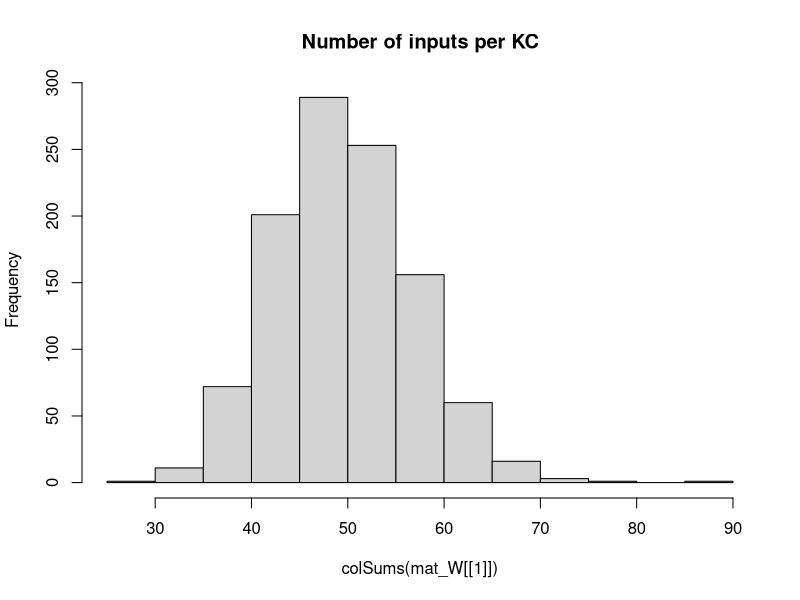

Recreate this plot in R. (Note: this script raises an error after producing the figure.)
## Development Code for Willsaw NN image recognition of zfish larva
## KL 2021
## I will implement a MB random kernel NN as in my Ant Navigation paper 
## This Files Trains the weights of  2 Layer Net : Random Expansion Feature Layer (Random Kernel Trick) -> Perceptron Output neuron 
## The connections in L1 Random Sparse Net are data independent, while L2 wights are trained via +ve larva head template samples to filter patterns that look like larva
## The input images are labeled as Fish and non fish according to the folder they are placed.
# Output is saved as pgm images which are then loaded by tracker software so as to implemend the simple classifier net implemended here 

library("pixmap")
library("yaml")

## TODO GIGURE OUT INIT That Works

## Initialiaze the random Weight vector of an L1 (KC) neuron  
init_random_W <- function(m, p){
  # Draw random Number N of Sampled Inputs From Binomial
  #n <- rbinom(1,length(m),p)
  ## Set N random synapses as inputs to KC
  #idx <- sample(1:length(m),n)
  m <- rnorm(NROW(m),0,sd=0.5) #runif(NROW(m))/(10*NROW(m)) ##Weak Synapses
  ## Likely Stronger Subset
  #m[idx] <- 1#/length(m) #runif(n)/(10*length(m)) #1/NROW(m)
  #print(length(m))
  return (m)
}


## Initialiaze the random Weight vector of an L1 (KC) neuron  
init_sparse_W <- function(m,p){
  # Draw random Number N of Sampled Inputs From Binomial
  n <- rbinom(1,length(m),p)
  ## Set N random synapses as inputs to KC
  idx <- sample(1:length(m),n)
  #m <- runif(NROW(m))/(1000000*NROW(m)) ##Weak Synapses
  ## Likely Stronger Subset
  m[idx] <- 1#/length(m) #runif(n)/(10*length(m)) #1/NROW(m)
  #print(length(m))
  return (m)
}


## Sigmoid//logistic Transfer Function
N_transfer <- function(activation)
{
  return (1/(1+exp(-activation)))
}


## Derivative Sigmoid/logistic Transfer Function
N_transfer_D <- function(activation)
{
  return (N_transfer(activation)*(1-N_transfer(activation)) )
}

## Neural Actvation for a layer with Weitgh Matrix W and Input matrix of col vectors -
#  vector of Biases B - This is to a matrix to operate overall all input activations over Inputs in order 
N_activation <- function(X,W,B)
{
  ## If more Than Half input units (based on Avg inputs) is active - then activate KC
  
  #  if ( sum(X) > KC_THRES )
  #    return (1)
  # else
  mat_B <- matrix(B,ncol=ncol(X),nrow=length(B) )
  ## Bias is just another W attached to a fixed Input 1
  return (W%*%X + mat_B)
}

## Copies A Smaller Matrix To the Middle of a larger one - (Pasting Image on larger canvas)
matrix_paste <- function(src,target)
{
  x_offset <- round((ncol(target)- ncol(src))/2 )
  y_offset <- round((nrow(target)- nrow(src))/2 )
  target[ (1+y_offset):(y_offset+nrow(src)),(1+x_offset):(x_offset+ncol(src))] <-src
  return(target)
}


sparse_binarize <- function(X,INPUT_SPARSENESS)
{
  ## Binarize Input Image / Set Sparsensess ##
  pxsparse = 1.0
  thres_bin = mean(X)
  max_iter = 100
  
  while (pxsparse > INPUT_SPARSENESS & max_iter > 0)
  {
    X_bin <-  as.numeric(X > thres_bin)
    pxsparse <- sum(as.numeric(X_bin[X_bin > 0]))/length(X_bin)
    thres_bin = thres_bin + 0.01;
    max_iter = max_iter + 1
  }
  
  
  ##message("Input Sparseness:",pxsparse)
  
  return(X_bin)
}




makeInputMatrix <- function(img_list,inmat_W)
{
  
  ## TRAIN /TEST ##
  img_list <- img_list[,1]
 
  
  
  ## Matrix Of  image Input Vectors  
  mat_X = matrix(0,nrow=ncol(inmat_W[[1]]),ncol=length(img_list) )
  fileidx <- 0
  for (in_img in img_list)
  {
    fileidx= fileidx + 1
    
    imgT <- read.pnm(as.character(in_img) )
    mat_img <- getChannels(imgT)
    X <- as.vector(mat_img)
    ### Add Fixed input 1 - To operate As Adjustable Bias for each input   
    ##X[length(X)] <- 1 # c(as.vector(mat_img),1)
    
    ##message(in_img," Input Dim:", dim(mat_img)[1],"x",dim(mat_img)[2],"=",dim(mat_img)[2]*dim(mat_img)[1])
    
    if (length(X) > n_top_px)
    {
      warning("input sample too big - skipping")
      next
    }
    
    ## If Loaded image is Smaller than INput - Then Resize (paste into) larger Matrix to fit
    if (length(X) < n_top_px)
    {
      ##message("input sample Smaller than Canvas - pasting")
      mat_t <- matrix(0,nrow=img_dim[1],ncol=img_dim[2])
      mat_img <- matrix_paste(mat_img,mat_t)
      ##message("Converted  Dim:", dim(mat_img)[1],"x",dim(mat_img)[2],"=",dim(mat_img)[2]*dim(mat_img)[1])
    }
    
    ##mypic = new("pixmapGrey", size=dim(mat_img),grey = mat_img);plot(mypic)
    ## Convert to Col Vector
    X <- sparse_binarize(as.vector(mat_img),INPUT_SPARSENESS)
    
    
    dim(X) <- c(length(X),1) ## Make into Col Vector
    
    if (length(X) > n_top_px)
    {
      warning(in_img,"Image Too large. Skipping")
      next
    }
    
    stopifnot(length(mat_X[,fileidx]) ==length(X) ) 
    mat_X[,fileidx] <- X # Save In Vector to MAtrix
    
  }## Load All Input Vectors Into Matrix X
  
  return(mat_X)
} ##Make INput List



### EXPORT MAtrix to YAML for !!opencv-matrix##
matrixToYamlForOpenCV <- function(mat)
{
  ##!!opencv-matrix
  strHeader <- "!!opencv-matrix\n rows: %d\n cols: %d\n dt: f\n data:["
  ## Matrix Will Be saved Transposed Because Data serial Reading Order is by row in OpenCV while Here Serialization is By Column
  strHeader <- sprintf(strHeader,nrow(mat),ncol(mat))
  strData = ""
  lineWidth = 100#min(100,length(mat))
  
  ## COMMENTED OUT AS SUDDENLY as.yaml started adding new Lines in data automatically - The following routine does this manually
  # ##Long Strings Need to be broken by New Lines otherwise OPENCV FIle Storage FAils
  # if (length(mat) > lineWidth){
  #   fcon<- tempfile("matrixYaml")
  #   
  #   ## Need to export To TEMP file as string Concat Is too SLOW
  #   for (i in seq(1,length(mat),lineWidth) ){
  #     write(mat[i:min(i+lineWidth-1,length(mat)-1)], file = fcon,ncolumns = 100, append = TRUE, sep = ", ")
  #     ##cat(",",file = fcon, append = TRUE,fill=FALSE)
  #     #strData = paste0(strData, toString(mat[i:min(i+lineWidth,length(mat))],"\n",width=0))
  #   }
  #   ## Join  All Lines Back INto One String - With Newlines and Commas and Intendation
  #   #strData = noquote()
  #   strData = noquote(paste0(
  #                     readLines(con = fcon, n = -1L, ok = TRUE, warn = TRUE, skipNul = FALSE, encoding = "UTF-8"),
  #                            collapse=",\n         ")) ##
  #   #class(strData) <- "verbatim"
  # }else
    
  ## Need to TransposeBecause Data serial Reading Order is by row in OpenCV while Here Serialization is By Column
  strData = toString(t(mat))
  
  
  strRet=  noquote(paste0(strHeader,strData,"]")) 
  
  
  ##Character vectors that have a class of ‘verbatim’ will not be quoted in the output YAML 
  class(strRet) <- "verbatim"
  ##class(strRet) <- "verbatim"
  #write(strRet,file = fcon)  
  return(noquote(strRet) )
}




## Process 2 Layer Network - Return Last Node Output produced for each input image
## Note : Input Layer Is Simplified - No activation function needed or Bias - Input image intentities are taken as activations
## Target_output is vector of desired output for each output Neuron these I chose to be L2_1=1 (Fish) L2_2=1 (Non Fish)
net_proc_images_batch <- function(mat_X,inmat_W,inLayer_Bias,mat_Y,learningRate = 0.0)  
{
  
  L_X     <- list() ## Output Of Layer k
  L_A     <- list() ## Activation of  Layer k
  L_delta <- list()  ## Delta is the "cost attributable to (the value of) that node". 
  L2_out <- list()
  
  outError = 0 #'Mean Sq Error Of File Batch'

    ##Input Layer Is Simplified - No activation function needed or Bias - Input image intentities are taken as activations
    ## Due to R hell with numbers ecoming Factors I need to do this tricl
    
    ##Target_output <- mat_Y[fileidx,] 
     
    ## Forward Propagation ##
    ##mat_X[1,] = 1 ## Add COnst Input so W_i operates as a Bias IxW 
   ##  matrix of output Col vectors correspond to output
    for (l in 1:(N_Layers+1) )
    {
      if (l == 1) ## 1st Layer is INput 
      {
        ##Activation 
        L_A[[1]] <- mat_X
        L_X[[1]] <- mat_X##N_transfer(X-0.5)
        
      }else
      {
        #L_X[[l-1]][1,] = 1 ##No Need - Removed for TEST/ Add COnst Input so W_i operates as a Bias IxW
        L_A[[l]] <- N_activation(L_X[[l-1]], inmat_W[[l-1]], inLayer_Bias[[l-1]] )
        L_X[[l]] <- N_transfer( L_A[[l]])
      }
    }
    MSQError =  sum(((mat_Y) - L_X[[N_Layers+1]] )^2)/ ncol(mat_X)

    ## Note Indexes L_X and mat/biases are off by one because LX_1 is considerened an input layer, while neural layer is l=2
    ## Back Propagation ##
    for (l in (N_Layers):1 )
    {
      ##On Output Layer
      if (l == (N_Layers))
      {
        ## Element Wise Product (hadamart Product)
        L_delta[[l]] <- ( N_transfer_D( L_X[[l+1]] )   * (L_X[[l+1]] - mat_Y)) ##*N_transfer_D(L_X[[l]])
      }else{
        #L_delta[[l]] <- L_delta[[l+1]] %*% t(mat_W[[l]])*N_transfer_D(L_X[[l]])
        L_delta[[l]] <-   t(t(L_delta[[l+1]]) %*%(inmat_W[[l+1]])*t(N_transfer_D( L_X[[l+1]] )))    ## %*% t(N_transfer_D(L_X[[l-1]]) )
      }
      
      dE <- (L_delta[[l]])%*%t(L_A[[l]])  
      dW <- learningRate*dE 
      ##Add average change over batch samples
      inmat_W[[l]] <- inmat_W[[l]] -  dW ##length(img_list)

      ## Error Non-Conform
      inLayer_Bias[[l]] <- inLayer_Bias[[l]] - rowSums( learningRate*(L_delta[[l]]) )  
      ##if (l==1)
      ##  hist(dW)
    }
    
    #hist(Layer_Bias[[1]])
    #if (fileidx %% 10 == 0)  
    #  hist(inmat_W[[1]], main="After")
    
    
    ## Forward Propagation ## 
    # L1 <- N_transfer(N_activation(mat_X, inmat_W[[1]],inmat_B[[1]]  ) ) ## v_Layer_Bias[i] matrix(rep(,nrow(mat_X)),nrow=nrow(mat_X) )  
    # ## L2 matrix of output Col vectors correspond 
    # L2 <-  N_transfer(N_activation(L1,inmat_W[[2]] ,  inmat_B[[2]] )  )  
    # 
    # MSQError =  sum(((mat_Y) - L2 )^2)/ ncol(mat_X)
    # 
    ## Forward Propagation ##
    ##  matrix of output Col vectors correspond to output
    for (l in 1:(N_Layers+1) )
    {
      if (l == 1) ## 1st Layer is INput 
      {
        ##Activation 
        L_A[[1]] <- mat_X
        L_X[[1]] <- mat_X##N_transfer(X-0.5)
        
      }else
      {
        L_A[[l]] <- N_activation(L_X[[l-1]], inmat_W[[l-1]], inLayer_Bias[[l-1]] )
        L_X[[l]] <- N_transfer( L_A[[l]])
      }
    }
    MSQError =  sum(((mat_Y) - L_X[[N_Layers+1]] )^2)/ ncol(mat_X)
    
    
    
    
    ##message("Recognition Output for Img ",in_img," is F:",L_X[[3]][1]," non-F:",L_X[[3]][2]," Active KC:",L2_out[[fileidx]]$KC_active/N_KC )
    #dim(X) = img_dim##dim(mat_img)
    
    
    #image(X_bin)
    #title(main = paste(in_img,strRes," R:",L2_Neurons_out[1]-L2_Neurons_out[2]), font.main = 4)
  
  
  lout <- list(X=mat_X,
               W=inmat_W,
               B=inLayer_Bias,
               output= L_A[[N_Layers+1]],
               Target=mat_Y,
               #out=data.frame( do.call(rbind,L2_out ) ),
               MSQError=MSQError )
  
  #MSQError =  sum(((mat_Y) - L2)^2)/nrow(mat_X)
  
  return(lout  )
}



img_dim <- c(38,28)
N_Layers <- 2

n_top_px <- img_dim[2]*img_dim[1]
N_KC = n_top_px*5 ## Number of Kenyon Cells (Input layer High Dim Coding)
N_SYN_per_KC <- 10# n_top_px/500 ## Number of pic Features each KC neuron Codes for
#KC_THRES <- N_SYN_per_KC*0.25 ## Number of INput that need to be active for KC to fire/Activate
v_Layer_N <- c(n_top_px, N_KC, 2)
v_Layer_N3 <- c(n_top_px, N_KC,100, 2)

#v_Layer_CON <- c(N_SYN_per_KC/n_top_px,)
Layer_Bias <- list() ## Number of INput that need to be active for Neuron to fire/Activate
INPUT_SPARSENESS = 0.25

mat_W <<- list() # List Of Weight Matrices

## Make Sparse Random Synaptic Weight matrix Selecting Inputs for each KC
for (k in 1:N_Layers)
{
  mat_W[[k]] <- matrix(0,ncol=v_Layer_N[k],nrow=v_Layer_N[k+1])
  ## Init Random
  if (k==1)
    mat_W[[k]] <- t(apply(mat_W[[k]],1,init_sparse_W,N_SYN_per_KC/n_top_px)) ##
  else
    mat_W[[k]] <- t(apply(mat_W[[k]],1,init_random_W,0)) ##
  
  Layer_Bias[[k]] <- matrix(1,ncol=1,nrow=v_Layer_N[k+1] )  #rep(1,) ## Initialiaze Neural Biases
}

#hist(mat_W[[3]])
hist(colSums(mat_W[[1]]),main="Number of inputs per KC")

##Layer 2 (Output Perceptron)
#L2_Neurons <<- 2

## Apply Input Image ##
## list training files 
setwd("/home/kostasl/workspace/zebrafishtrack/Rplots")
sPathTrainingSamples="../img/trainset/fish"
sPathTrainingNonSamples="../img/trainset/nonfish/"
sPathTestingSamplesFish="../img/fish/"
sPathTestingSamplesNonFish="../img/nonfish/"

img_list_train_fish =  cbind(files=list.files(path=sPathTrainingSamples,pattern="*pgm",full.names = T),F=1,NF=0) 
img_list_test_fish = cbind(files=list.files(path=sPathTestingSamplesFish,pattern="*pgm",full.names = T),F=1,NF=0)
img_list_train_nonfish =   cbind(files=list.files(path=sPathTrainingNonSamples,pattern="*pgm",full.names = T),F=0,NF=1)
img_list_test_nonfish =  cbind(files=list.files(path=sPathTestingSamplesNonFish,pattern="*pgm",full.names = T),F=0,NF=1)

## A Small Sample set for Testing the Algorithm Discrimiation between X and 1 
img_list_train_ones <-  cbind(files=list.files(path="../img/trainset/ones/",pattern="*pgm",full.names = T),F=1,NF=0)
img_list_train_X <-  cbind(files=list.files(path="../img/trainset/X/",pattern="*pgm",full.names = T),F=0,NF=1)


img_list_all <- rbind.data.frame(img_list_train_fish,img_list_test_fish,img_list_train_nonfish,img_list_test_nonfish,stringsAsFactors = FALSE) #
#img_list_train <- rbind.data.frame(img_list_train_fish,img_list_test_fish,img_list_train_nonfish,img_list_train_nonfish,stringsAsFactors = FALSE)
#img_list_test=  list.files(path=sPathTestingSamples,pattern="*pgm",full.names = T) Samples ##


img_list_train <- rbind.data.frame(img_list_train_fish,img_list_test_fish,
                                   img_list_test_nonfish,img_list_train_nonfish,
                                   stringsAsFactors = FALSE)
#img_list_train <- rbind.data.frame(img_list_train_ones,img_list_train_X)
#img_list_all <- rbind.data.frame(img_list_train_fish,stringsAsFactors = FALSE)

#img_list_all <- 

batchSize = 10 # Number of Training IMages for Each Leanring Episode (which will define error graident )
Nbatches = 250
trainingN = 5 ##Training Cycles For Each Batch



lFitError <- list()
dfitRecord <- data.frame()

vTrainingError <- vector()
## Subset INput LIst Into Batches
rIdx = 1

for (b in 1:Nbatches)
{
  ##Make Matrix -For All net inputs
  img_list_suffled <- img_list_train[sample(1:nrow(img_list_train)),]
  ##Select Subset Batch
  img_list_suffled <- head(img_list_suffled,batchSize)
  
  mat_X <- makeInputMatrix(img_list_suffled,mat_W)
  
  label_list <-cbind.data.frame(F=(img_list_suffled[,2]),NF=(img_list_suffled[,3]) )##Target output/labels
  mat_Y <- t(apply(as.matrix(label_list),2,strtoi))  

  
  for (i in 1:trainingN)
  {  
    
    dLearningRate    <- 0.0001
    
    # TRAIN On Fish 
    dnetout <- net_proc_images_batch(mat_X, mat_W, Layer_Bias, mat_Y, dLearningRate )
    mat_W   <<- dnetout$W
    mat_B   <<- dnetout$B

    #message(fileidx,". MSQERR:",MSQError,"  ", L2_out[[fileidx]]$L2_F, "-", L2_out[[fileidx]]$L2_NF, " ERR: ", L2_out[[fileidx]]$Err ," ",in_img)
    message(rIdx,". MSQERR:",dnetout$MSQError,"  ")
    
        
    vTrainingError[rIdx] = dnetout$MSQError  #plot(unlist(dnetout$out$MSERR),main=paste(i,"Mean SQ Err"))
    rIdx = rIdx +1
    
    plot(vTrainingError) #ylim=c(0,1)xlim=c(0,trainingN*Nbatches)
    
  }## Repeated Training On Batch 

} ## Different Batch Suffles  




plot(c) #ylim=c(0,1)





### Calcl Final Performance 

##Select Subset Batch
img_list_suffled <- img_list_train #img_list_test_nonfish # img_list_all[sample(1:nrow(img_list_all)),]
mat_X <- makeInputMatrix(img_list_suffled,mat_W)
label_list <-cbind.data.frame(F=(img_list_suffled[,2]),NF=(img_list_suffled[,3]) )##Target output/labels
mat_Y <- t(apply(as.matrix(label_list),2,strtoi))
# 
# ## TODO : Move this in Funct - Use One MAtrix For Net -Matrix Of Biases
# mat_B <- list()
# for (k in 1:N_Layers)
#   mat_B[[k]] <- matrix(Layer_Bias[[k]],ncol=ncol(mat_X),nrow=length(Layer_Bias[[k]]) )


dLearningRate    <- 0.0
# TRAIN On Fish 
dnetout <- net_proc_images_batch(mat_X, mat_W, Layer_Bias, mat_Y, dLearningRate )
            
message("Final MSQERR:",dnetout$MSQError)

  
hist(dnetout$Target - N_transfer( dnetout$output) )

hist(dnetout$W[[1]],main="After")




## FOR EXAPORT TO YAML

fishNet <- list(LW1=dnetout$W[[1]],
                LW2=dnetout$W[[2]],
                LB1=dnetout$B[[1]],
                LB2=dnetout$B[[2]] 
)

#attr(fishNet$LW1, "tag") <- "!!opencv-matrix" ##Adding tags Also Change The Header to Verbatim, which does not work in OPENCV
attr(fishNet$LW2, "tag") <- "!!opencv-matrix"
attr(fishNet$LB1, "tag") <- "!!opencv-matrix"
attr(fishNet$LB2, "tag") <- "!!opencv-matrix"



#fishNet <- list(LW1=Layer_Bias[[2]]
#)
## EXPORT TO YAML FOR OPENCV - Custom/hacked exporter routine specific to OPENCV
  filename <- "fishNet.yml"
  con <- file(filename, "w")
  message("Exporting to YAML-Wait for it , this may take a while...")
  write("%YAML:1.0",con) ##Header Is necessary For OPENCV 
  ## Indentation Needs to be 3
  str_yaml<- noquote(as.yaml(fishNet, handlers=list(matrix=matrixToYamlForOpenCV), line.sep="\n",indent=3,unicode=F))
  #  CLEAN UP String FRom Escape Chars
  ## the Var Type tag !!opencv-matrix needs to be on same line as vairable Name - For OpenCV file store - FIX
  str_yaml <- gsub("\n  !!opencv-matrix","!!opencv-matrix",str_yaml,fixed = T)
  str_yaml <- gsub("\\n","\n",str_yaml,fixed = T)## Remove Escaped NewLines
  str_yaml <- gsub("\"","",str_yaml,fixed = T)#Remove Quates

  write(noquote(str_yaml),con,append=TRUE) ##Header Is necessary For OPENCV 
  close(con)




############## 


## Process 2 Layer Network - Return Last Node Output produced for each input image
## Note : Input Layer Is Simplified - No activation function needed or Bias - Input image intentities are taken as activations
## Target_output is vector of desired output for each output Neuron these I chose to be L2_1=1 (Fish) L2_2=1 (Non Fish)
net_proc_images <- function(input_list,inmat_W,inLayer_Bias,learningRate = 0.0)  
{
  
  L_X     <- list() ## Output Of Layer k
  L_A     <- list() ## Activation of  Layer k
  L_delta <- list()  ## Delta is the "cost attributable to (the value of) that node". 
  L2_out <- list()
  
  Target_output = c(1,0)  
  fileidx <- 0
  outError = 0 #'Mean Sq Error Of File Batch'
  ## TRAIN /TEST ##
  img_list <- input_list[,1]
  label_list <-cbind.data.frame(F=(input_list[,2]),NF=(input_list[,3]) )##Target output/labels
  
  ## Matrix Of  image Input Vectors  
  mat_X = matrix(0,nrow=ncol(inmat_W[[1]]),ncol=length(img_list) )
  
  for (in_img in img_list)
  {
    fileidx= fileidx + 1
    
    imgT <- read.pnm(as.character(in_img) )
    mat_img <- getChannels(imgT)
    X <- as.vector(mat_img)
    ### Add Fixed input 1 - To operate As Adjustable Bias for each input   
    ##X[length(X)] <- 1 # c(as.vector(mat_img),1)
    
    ##message(in_img," Input Dim:", dim(mat_img)[1],"x",dim(mat_img)[2],"=",dim(mat_img)[2]*dim(mat_img)[1])
    
    if (length(X) > n_top_px)
    {
      warning("input sample too big - skipping")
      next
    }
    
    ## If Loaded image is Smaller than INput - Then Resize (paste into) larger Matrix to fit
    if (length(X) < n_top_px)
    {
      ##message("input sample Smaller than Canvas - pasting")
      mat_t <- matrix(0,nrow=img_dim[1],ncol=img_dim[2])
      mat_img <- matrix_paste(mat_img,mat_t)
      ##message("Converted  Dim:", dim(mat_img)[1],"x",dim(mat_img)[2],"=",dim(mat_img)[2]*dim(mat_img)[1])
    }
    
    ##mypic = new("pixmapGrey", size=dim(mat_img),grey = mat_img);plot(mypic)
    ## Convert to Col Vector
    X <- sparse_binarize(as.vector(mat_img),INPUT_SPARSENESS)
    
    
    dim(X) <- c(length(X),1) ## Make into Col Vector
    
    if (length(X) > n_top_px)
    {
      warning(in_img,"Image Too large. Skipping")
      next
    }
    
    stopifnot(length(mat_X[,fileidx]) ==length(X) ) 
    mat_X[,fileidx] <- X # Save In Vector to MAtrix
    
    
    ##Input Layer Is Simplified - No activation function needed or Bias - Input image intentities are taken as activations
    ##Activation 
    L_A[[1]] <- X
    L_X[[1]] <- X##N_transfer(X-0.5)
    ## Due to R hell with numbers ecoming Factors I need to do this tricl
    mat_Y <- apply(as.matrix(label_list),2,strtoi)
    
    Target_output <-mat_Y[fileidx,] 
    ### 
    
    ## Forward Propagation ## 
    for (i in 2:(N_Layers+1) )
    {
      L_A[[i]] <- N_activation(L_X[[i-1]], inmat_W[[i-1]], inLayer_Bias[[i-1]]) ## v_Layer_Bias[i]  
      L_X[[i]] <- N_transfer(L_A[[i]])
    }
    
    outError = outError + sum( ( Target_output - L_X[[i]] ) )
    
    #hist(mat_W[[l-1]],main="before")
    ## Note Indexes L_X and mat/biases are off by one because LX_1 is considerened an input layer, while neural layer is l=2
    ## Back Propagation ##
    for (l in (N_Layers):1 )
    {
      ##On Output Layer
      if (l == (N_Layers))
      {
        ## Element Wise Product (hadamart Product)
        L_delta[[l]] <- ((N_transfer_D(L_X[[l+1]])) * (L_X[[l+1]] - Target_output)) ##*N_transfer_D(L_X[[l]])
      }else{
        #L_delta[[l]] <- L_delta[[l+1]] %*% t(mat_W[[l]])*N_transfer_D(L_X[[l]])
        L_delta[[l]] <-   t(t(L_delta[[l+1]]) %*%(inmat_W[[l+1]])*t(N_transfer_D( L_X[[l+1]] )))    ## %*% t(N_transfer_D(L_X[[l-1]]) )
        
      }
      
      dE <- (L_delta[[l]])%*%t(L_A[[l]])  
      dW <- learningRate*dE 
      ##Add average change over batch samples
      inmat_W[[l]] <- inmat_W[[l]] -  dW ##length(img_list)
      inLayer_Bias[[l]] <- inLayer_Bias[[l]] - learningRate*(L_delta[[l]])  
    }
    
    #hist(Layer_Bias[[1]])
    if (fileidx %% 10 == 0)
      hist(inmat_W[[1]], main="After")
    
    #hist( KC_out_act[1,])
    ## Calc Layer 1 output based on Activation Threshold Funciton for Units
    #KC_output <- apply(KC_out_act, 2, N_transfer)
    #dim(KC_output) <-c(1,length(KC_output)) ## Make into Row Vector
    
    ## Learn Positive Samples - Simple Perceptron Learning Rule - Over an augmented input X which is projected To High dim via sparse random matrix in L1##
    ## Take Active L1 outputs And Set L2 Input synapses of Output Neuron to High
    # Continuous output /
    #L2_Neurons_out <<- (as.numeric(( KC_output %*%  W_L2)/N_KC))
    # Weight Gradient -
    #DW <- t(KC_output)%*% (Target_output - L2_Neurons_out)/2
    #W_L2 <<-  W_L2 + learningRate*DW ## Update Weight Vector 
    
    
    ##W_L2[W_L2 < 1] <<- 1 ##Cap To Limit Values - Saturation Of Synapses
    ##W_L2[,outNeuronIdx][W_L2< -1] <<- -1
    
    #stopifnot(ncol(KC_output) == nrow(W_L2))
    ## Calc Output Neuron - Perceptron 
    ## FWD PROP CAlc MSQE - Fwd Propagate Entire Input Matrix 
    
    
    ## Forward Propagation ## 
    L1 <- N_transfer(N_activation(mat_X, inmat_W[[1]], matrix(inLayer_Bias[[1]],ncol=ncol(mat_X),nrow=length(inLayer_Bias[[1]])) ) ) ## v_Layer_Bias[i] matrix(rep(,nrow(mat_X)),nrow=nrow(mat_X) )  
    ## L2 matrix of output Col vectors correspond 
    L2 <-  N_transfer(N_activation(L1,inmat_W[[2]] , matrix(inLayer_Bias[[2]],ncol=ncol(mat_X),nrow=length(inLayer_Bias[[2]])) )  )  
    
    MSQError =  sum((t(mat_Y) - L2 )^2)/ ncol(mat_X)
    
    
    L2_out[[fileidx]] <- list(Err=0.5*sum((Target_output - L2[,fileidx])^2),
                              MSERR=MSQError,
                              L2_F=L2[1,fileidx],
                              L2_NF=L2[2,fileidx],
                              KC_active = sum(L1[fileidx,][L1[fileidx,]>0.5]),
                              KC_total = length(L1[fileidx,]),
                              # input_sparse= pxsparse,
                              file=in_img
    )
    
    
    
    message(fileidx,". MSQERR:",MSQError,"  ", L2_out[[fileidx]]$L2_F, "-", L2_out[[fileidx]]$L2_NF, " ERR: ", L2_out[[fileidx]]$Err ," ",in_img)
    
    ##message("Recognition Output for Img ",in_img," is F:",L_X[[3]][1]," non-F:",L_X[[3]][2]," Active KC:",L2_out[[fileidx]]$KC_active/N_KC )
    dim(X) = dim(mat_img)
    
    
    #image(X_bin)
    #title(main = paste(in_img,strRes," R:",L2_Neurons_out[1]-L2_Neurons_out[2]), font.main = 4)
  }
  
  lout <- list(X=mat_X,
               W=inmat_W,
               B=inLayer_Bias,
               out=data.frame( do.call(rbind,L2_out ) ))
  
  MSQError =  sum((t(mat_Y) - L2)^2)/nrow(mat_X)
  
  return(lout  )
}



#}

#       ##Test 
#   dnetout_tfish <- net_proc_images(img_list_test_fish,0.3, c(1,0))
#   #hist(unlist(dnetout_fish$L2_F),breaks=10,main="Class Fish Responses to F+ samples" )
#   ##L1 threshold set too high - patterns do not propagate
#   stopifnot(sum(unlist(dnetout_tfish$KC_active)) > 1)
#     
#   SqError_FisF <- sum((1 -unlist(dnetout_tfish$L2_F))^2)/nrow(dnetout_tfish)
#   SqError_FisNotNF <- sum((-1 -unlist(dnetout_tfish$L2_NF))^2)/nrow(dnetout_tfish)
#   
#   message("Sq. Error: F+:",SqError_FisF," F-:",SqError_FisNotNF)
#   
#   dnetout_tnotfish <- net_proc_images(img_list_test_nonfish,dLearningRate,c(0,1))
#   ##hist(unlist(dnetout_notfish$L2_NF),breaks=10,main="Class Not Fish Responses to F- samples" )
#   
#   SqError_NFisNotF <- sum((-1 -unlist(dnetout_tnotfish$L2_F))^2)/nrow(dnetout_tnotfish)
#   SqError_NFisNF <- sum((1 -unlist(dnetout_tnotfish$L2_NF))^2)/nrow(dnetout_tnotfish)
#   
#   #message("Sq. Error: F+:",SqError_NFisNotF," F-:",SqError_NFisNF)
# 
#   
#   SqClassError = sum(SqError_FisF,SqError_FisNotNF,SqError_NFisNotF,SqError_NFisNF)   
#   lFitError[[i]] = list(S_error=SqClassError,FishisFish=SqError_FisF,FishNotFish=SqError_FisNotNF,
#                         NotFishIsFish=SqError_NFisNotF,
#                         NotFishIsNotFish=SqError_NFisNF)
#   
#   dfitRecord <<- data.frame( do.call(rbind,lFitError ) )
#   plot(unlist(dfitRecord$S_error),xlim=c(1,100) ,xlab="Fit Error",ylim=c(0,2))
# 
# 
# ## Test Fish
# dnetout_testfish <- net_proc_images(img_list_test_fish,0,c(-1,1))
# ##hist(unlist(dnetout_notfish$L2_NF),breaks=10,main="Class Not Fish Responses to F- samples" )
# dnetout_testnonfish <- net_proc_images(img_list_test_nonfish,0,c(-1,1))
# 
# 
# SqError_NFisNotF <- sum((-1 -unlist(dnetout_testfish$L2_F))^2)/nrow(dnetout_testfish)
# SqError_NFisNF <- sum((1 -unlist(dnetout_testfish$L2_NF))^2)/nrow(dnetout_testfish)
# 
# 
# 
# 
# plot(unlist(dfitRecord$S_error),xlim=c(1,100) ,xlab="Fit Error",ylim=c(00,800))
# 
# plot(unlist(dfitRecord$FishisFish) )
# plot(unlist(dfitRecord$FishNotFish) )
# plot(unlist(dfitRecord$NotFishIsFish) )
# plot(unlist(dfitRecord$NotFishIsNotFish) )
# 
# 
# 
# ## Test Responses ## 
# dnetout_test <- net_proc_images(img_list_test,0.0,c(0,0))
# dnetout_test_nonfish <- net_proc_images(img_list_train_nonfish,0.0,c(-1,1))
# 
# 
# 
# colSums(W_L2)
# 
# l_out_n <- net_proc_images(img_list_train_nonfish,-dLearningRate/5,1)
# colSums(W_L2)
# 
# colSums(W_L2)
# 
# 
#  ## Save KC Matrix As Image (To Be loaded by Tracker)
#  ## Save Trained Weights As Image (To load by Tracker)
#  KC_sparse_pic <- pixmapGrey(mat_W[[1]], nrow=dim(mat_W[[1]])[1],ncol=dim(mat_W[[1]])[2])
#  plot(KC_sparse_pic)
#  write.pnm(KC_sparse_pic,file="L1_W_SparseNet.pgm")
# # 
# # ## Shift Values
#  L_W2 <- (mat_W[[2]])+1.0
#  L_W2 <- apply(L_W2,2,rev)
#  Lout_pic <- pixmapGrey(L_W2, nrow=dim(mat_W[[2]])[1],ncol=dim(mat_W[[2]])[2],cellres=1)
#  plot(Lout_pic)
#  write.pnm(Lout_pic,file="L2_W_SparseNet.pgm")
# 
#  Lout_pic <- pixmapGrey(Layer_Bias[[1]], nrow=dim(Layer_Bias[[1]])[1],ncol=dim(Layer_Bias[[1]])[2],cellres=1)
#  plot(Lout_pic)
#  write.pnm(Lout_pic,file="L1_B_SparseNet.pgm")
#  
#  
#  Lout_pic <- pixmapGrey(Layer_Bias[[2]],  nrow=dim(Layer_Bias[[2]])[1],ncol=dim(Layer_Bias[[2]])[2],cellres=1)
#  plot(Lout_pic)
#  write.pnm(Lout_pic,file="L2_B_SparseNet.pgm")
#  #
#  # 
# # 
# ## Load Matrix And Test
# imgT <- read.pnm(file="L1_W_SparseNet.pgm")
# mat_WL1 <- getChannels(imgT)
# 
# imgT <- read.pnm(file="L2_W_SparseNet.pgm")
# mat_WL2 <- getChannels(imgT)-1.0 ##Reverse Order

# 
# hist(W_L2)
# 
# cc <- getChannels(Lout_pic)
# plot(pic_outL)
